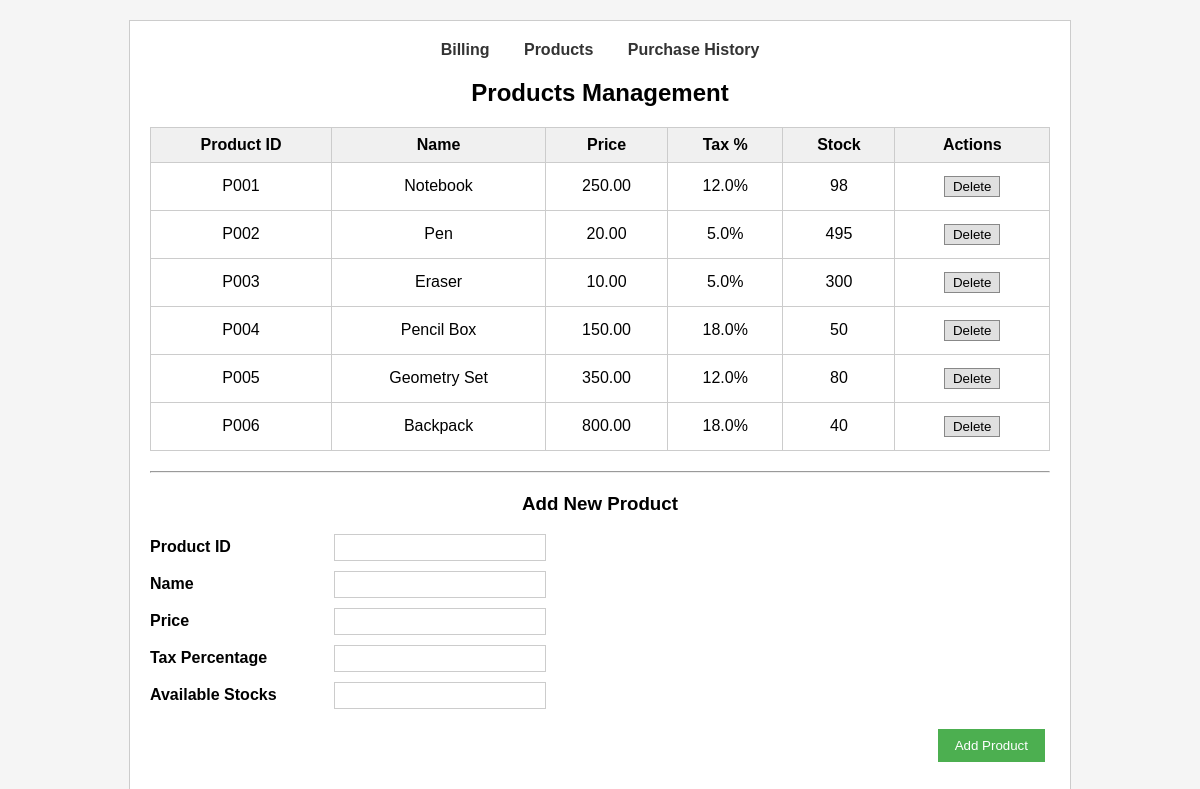
Screenshot of /products/ with the database file from the repository.
### app/models/product.py (models this page shows)
class Product(Base):
    __tablename__ = "products"
    id = Column(Integer, primary_key=True, index=True)
    name = Column(String(150), nullable=False)
    product_id = Column(String(50), unique=True, nullable=False, index=True)
    available_stocks = Column(Integer, nullable=False, default=0)
    price = Column(Float, nullable=False)
    tax_percentage = Column(Float, nullable=False, default=0.0)

### app/routers/products.py (the view)
@router.get("/", response_class=HTMLResponse)
def products_page(request: Request, db: Session = Depends(get_db)):
    products = get_all_products(db)
    return templates.TemplateResponse("products.html", {"request": request, "products": products})

### app/templates/products.html (shortened to what this page needs)
{% extends "base.html" %}
{% block content %}
<h2>Products Management</h2>
<table>
    <thead>
        <tr>
            <th>Product ID</th>
            <th>Name</th>
            <th>Price</th>
            <th>Tax %</th>
            <th>Stock</th>
            <th>Actions</th>
        </tr>
    </thead>
    <tbody>
        {% for p in products %}
        <tr>
            <td>{{ p.product_id }}</td>
            <td>{{ p.name }}</td>
            <td>{{ "%.2f"|format(p.price) }}</td>
            <td>{{ p.tax_percentage }}%</td>
            <td>{{ p.available_stocks }}</td>
            <td>
                <button onclick="deleteProduct('{{ p.product_id }}')" class="btn" style="padding: 2px 8px;">Delete</button>
            </td>
        </tr>
        {% endfor %}
    </tbody>
</table>
<hr>
<h3>Add New Product</h3>
<form id="addProductForm">
    <div class="form-group">
        <label>Product ID</label>
        <input type="text" id="p_product_id" required>
    </div>
    <div class="form-group">
        <label>Name</label>
        <input type="text" id="p_name" required>
    </div>
    <div class="form-group">
        <label>Price</label>
        <input type="number" id="p_price" step="0.01" min="0" required>
    </div>
    <div class="form-group">
        <label>Tax Percentage</label>
        <input type="number" id="p_tax" step="0.01" min="0" required>
    </div>
    <div class="form-group">
        <label>Available Stocks</label>
        <input type="number" id="p_stocks" min="0" required>
    </div>
    <div class="actions">
        <button type="submit" class="btn btn-primary">Add Product</button>
    </div>
</form>
{% endblock %}

### app/templates/base.html (shortened to what this page needs)
<!DOCTYPE html>
<html lang="en">
<head>
</head>
<body>
    <div class="container">
        <nav>
            <a href="/billing">Billing</a>
            <a href="/products">Products</a>
            <a href="/history">Purchase History</a>
        </nav>
        {% block content %}{% endblock %}
    </div>
</body>
</html>

### app/templates/base.html (style rules this page uses)
body { font-family: Arial, sans-serif; margin: 20px; background: #f5f5f5; }
.container { max-width: 900px; margin: 0 auto; background: #fff; padding: 20px; border: 1px solid #ccc; }
h1, h2, h3 { text-align: center; }
table { width: 100%; border-collapse: collapse; margin: 10px 0; }
th, td { border: 1px solid #ccc; padding: 8px; text-align: center; }
th { background: #f0f0f0; }
.form-group { margin: 10px 0; }
label { display: inline-block; width: 180px; font-weight: bold; }
input[type="text"], input[type="email"], input[type="number"] { padding: 5px; border: 1px solid #ccc; width: 200px; }
button, .btn { padding: 8px 16px; margin: 5px; cursor: pointer; border: 1px solid #888; background: #e0e0e0; text-decoration: none; color: #000; }
.btn-primary { background: #4CAF50; color: white; border-color: #4CAF50; }
hr { margin: 20px 0; }
.actions { text-align: right; margin-top: 15px; }
nav { margin-bottom: 20px; text-align: center; }
nav a { margin: 0 15px; text-decoration: none; color: #333; font-weight: bold; }

### rows the page displays
Product: product_id "P001", name "Notebook", price "250.00", tax_percentage "12.0", available_stocks "98"
Product: product_id "P002", name "Pen", price "20.00", tax_percentage "5.0", available_stocks "495"
Product: product_id "P003", name "Eraser", price "10.00", tax_percentage "5.0", available_stocks "300"
Product: product_id "P004", name "Pencil Box", price "150.00", tax_percentage "18.0", available_stocks "50"
Product: product_id "P005", name "Geometry Set", price "350.00", tax_percentage "12.0", available_stocks "80"
Product: product_id "P006", name "Backpack", price "800.00", tax_percentage "18.0", available_stocks "40"
